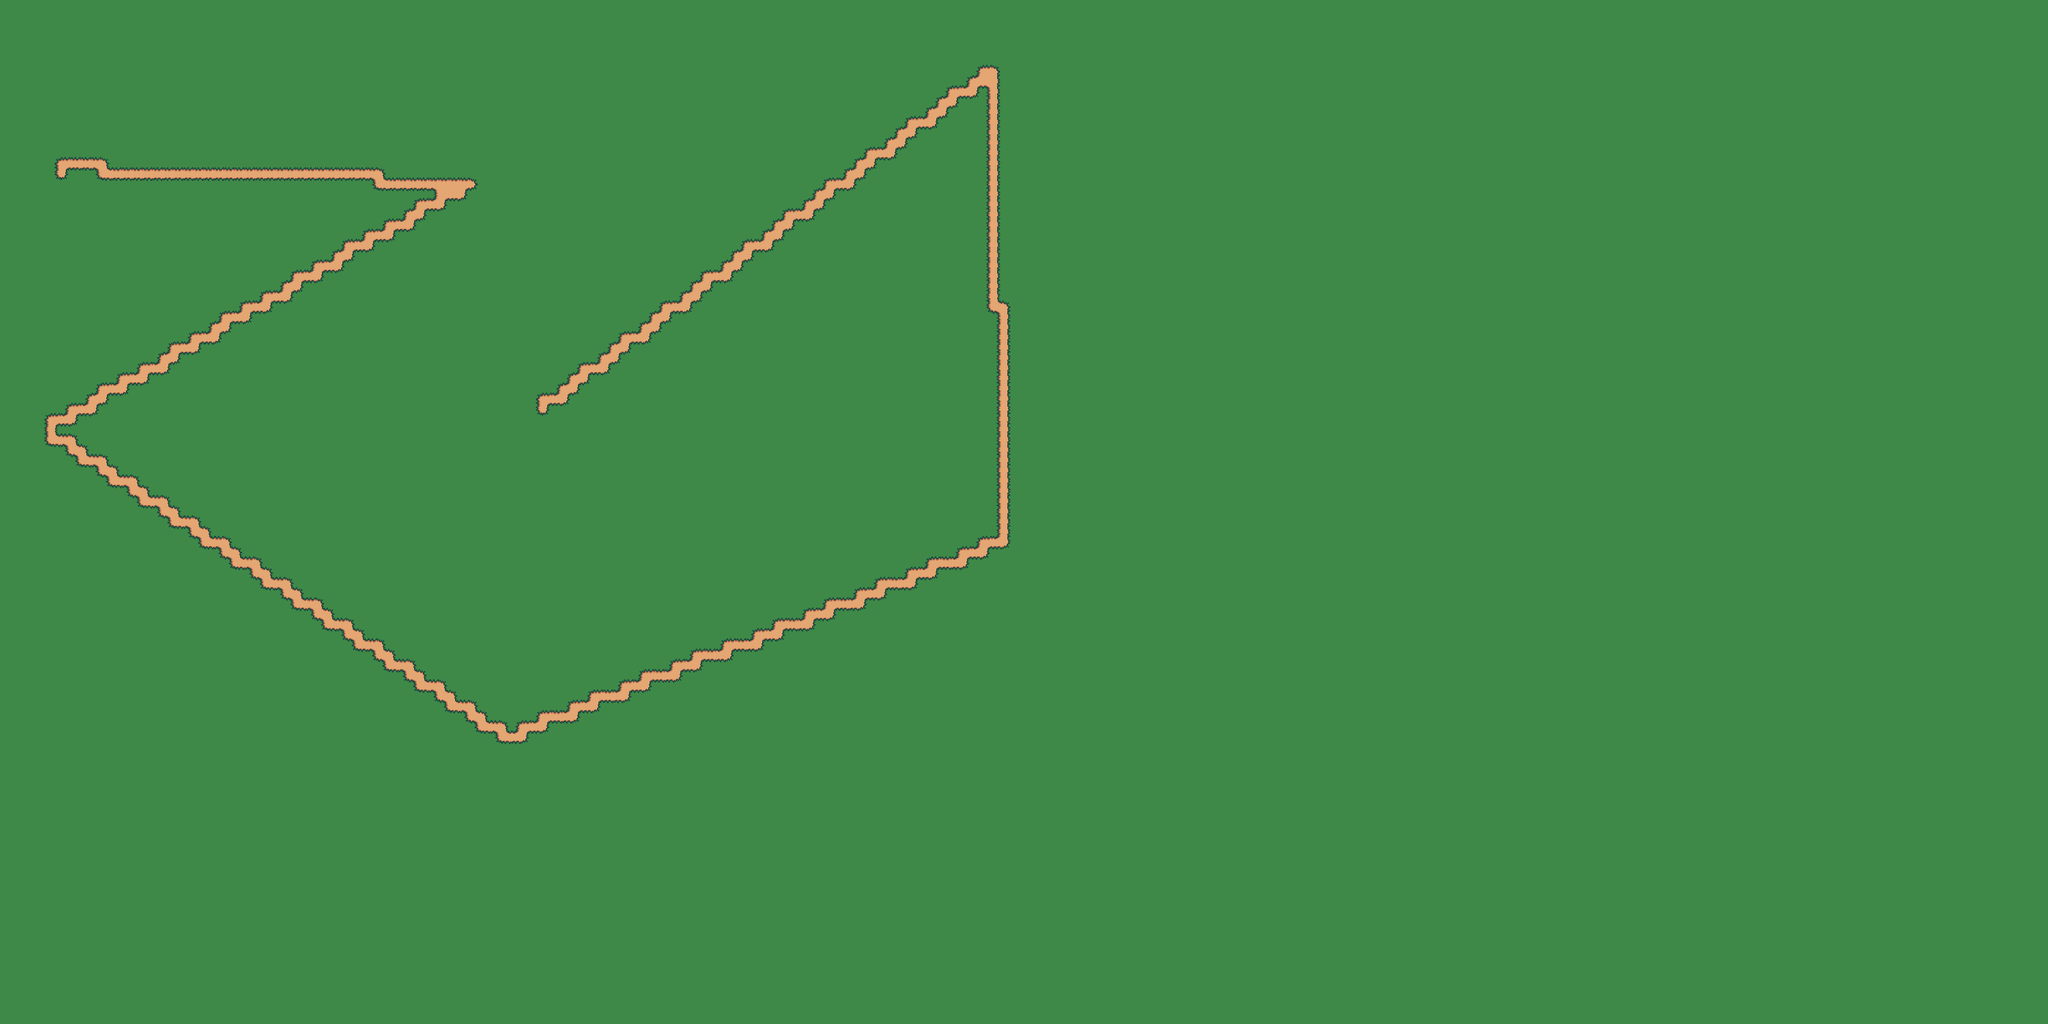

A 2D game scene composited from a Tiled map and its tileset images. What follows is a short description and the map's XML, with each tile layer's data collapsed to a summary:
An orthogonal 200x100 tile map with 16x16 px tiles, 1 tile layer (ground), 4 tilesets.

<map version="1.10" tiledversion="1.11.2" orientation="orthogonal" renderorder="right-down" width="200" height="100" tilewidth="16" tileheight="16" infinite="0" nextlayerid="2" nextobjectid="1">
 <tileset firstgid="1" source="beach.tsx" />
 <tileset firstgid="16" source="地块.tsx" />
 <tileset firstgid="23" source="Water_Tile.tsx" />
 <tileset firstgid="41" source="Path_Tile.tsx" />
 <layer id="1" name="ground" width="200" height="100">
  <data>[20000 cells, 20000 non-empty, 14 distinct tile ids]</data>
 </layer>
</map>
